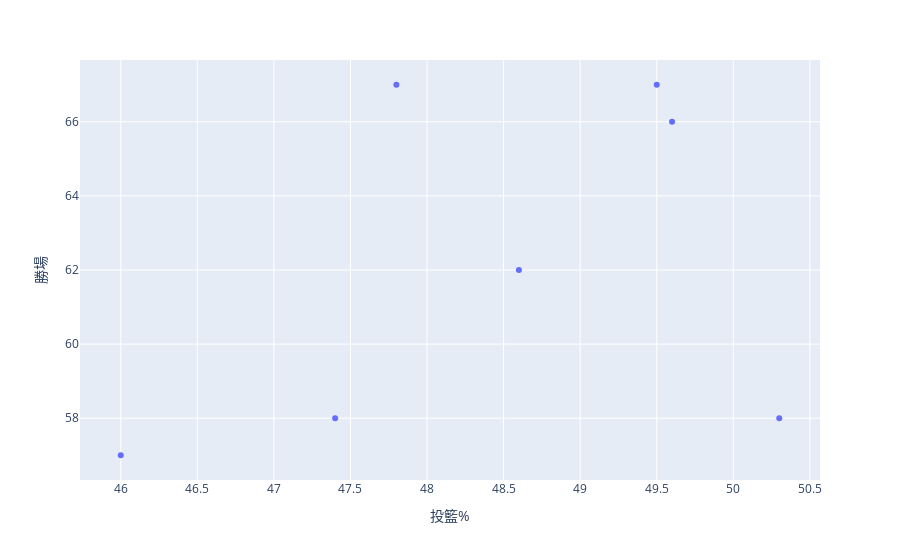

The notebook cell this image was saved under:
### Code cell
px.scatter(df2, x='投籃%', y='勝場')

### Figure 1 — Plotly figure (JSON) as saved in the notebook; plotly's stock layout.template omitted (floating-point values rounded to 4 significant figures)
{"data": [{"hoverlabel": {"namelength": 0}, "hovertemplate": "投籃%=%{x}<br>勝場=%{y}", "legendgroup": "", "marker": {"color": "#636efa", "symbol": "circle"}, "mode": "markers", "name": "", "showlegend": false, "type": "scatter", "x": [49.6, 48.6, 47.8, 46, 49.5, 50.3, 47.4], "xaxis": "x", "y": [66, 62, 67, 57, 67, 58, 58], "yaxis": "y"}], "layout": {"legend": {"tracegroupgap": 0}, "margin": {"t": 60}, "xaxis": {"anchor": "y", "domain": [0, 1], "title": {"text": "投籃%"}}, "yaxis": {"anchor": "x", "domain": [0, 1], "title": {"text": "勝場"}}}}
